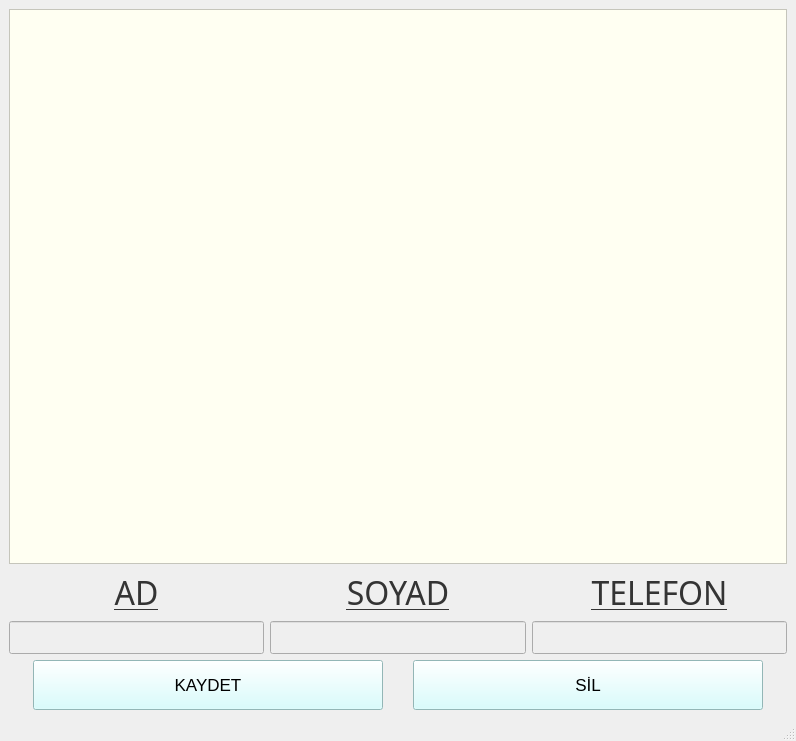
<?xml version="1.0" encoding="UTF-8"?>
<ui version="4.0">
 <class>MainWindow</class>
 <widget class="QMainWindow" name="MainWindow">
  <property name="geometry">
   <rect>
    <x>0</x>
    <y>0</y>
    <width>796</width>
    <height>741</height>
   </rect>
  </property>
  <property name="windowTitle">
   <string>Veritabanı</string>
  </property>
  <property name="windowIcon">
   <iconset>
    <normaloff>db.jpg</normaloff>db.jpg</iconset>
  </property>
  <widget class="QWidget" name="centralwidget">
   <layout class="QVBoxLayout" name="verticalLayout_6">
    <item>
     <layout class="QVBoxLayout" name="verticalLayout">
      <item>
       <widget class="QTableView" name="tv">
        <property name="minimumSize">
         <size>
          <width>500</width>
          <height>500</height>
         </size>
        </property>
        <property name="styleSheet">
         <string notr="true">background-color:rgb(255, 255, 242)</string>
        </property>
       </widget>
      </item>
      <item>
       <layout class="QHBoxLayout" name="horizontalLayout_3">
        <item>
         <layout class="QVBoxLayout" name="verticalLayout_3">
          <item>
           <widget class="QLabel" name="label">
            <property name="maximumSize">
             <size>
              <width>16777215</width>
              <height>50</height>
             </size>
            </property>
            <property name="font">
             <font>
              <family>Sitka Small</family>
              <pointsize>24</pointsize>
              <underline>true</underline>
             </font>
            </property>
            <property name="styleSheet">
             <string notr="true">color:rgb(52, 52, 52)</string>
            </property>
            <property name="text">
             <string>AD</string>
            </property>
            <property name="alignment">
             <set>Qt::AlignCenter</set>
            </property>
           </widget>
          </item>
          <item>
           <widget class="QLineEdit" name="txt_ad">
            <property name="minimumSize">
             <size>
              <width>250</width>
              <height>0</height>
             </size>
            </property>
            <property name="maximumSize">
             <size>
              <width>350</width>
              <height>16777215</height>
             </size>
            </property>
            <property name="font">
             <font>
              <pointsize>16</pointsize>
             </font>
            </property>
            <property name="styleSheet">
             <string notr="true">background-color:rgb(239, 239, 239)</string>
            </property>
            <property name="text">
             <string/>
            </property>
           </widget>
          </item>
         </layout>
        </item>
        <item>
         <layout class="QVBoxLayout" name="verticalLayout_4">
          <item>
           <widget class="QLabel" name="label_4">
            <property name="maximumSize">
             <size>
              <width>16777215</width>
              <height>50</height>
             </size>
            </property>
            <property name="font">
             <font>
              <family>Sitka Small</family>
              <pointsize>24</pointsize>
              <underline>true</underline>
             </font>
            </property>
            <property name="styleSheet">
             <string notr="true">color:rgb(52, 52, 52)</string>
            </property>
            <property name="text">
             <string>SOYAD</string>
            </property>
            <property name="alignment">
             <set>Qt::AlignCenter</set>
            </property>
           </widget>
          </item>
          <item>
           <widget class="QLineEdit" name="txt_soyad">
            <property name="minimumSize">
             <size>
              <width>250</width>
              <height>0</height>
             </size>
            </property>
            <property name="maximumSize">
             <size>
              <width>350</width>
              <height>16777215</height>
             </size>
            </property>
            <property name="font">
             <font>
              <pointsize>16</pointsize>
             </font>
            </property>
            <property name="styleSheet">
             <string notr="true">background-color:rgb(239, 239, 239)</string>
            </property>
            <property name="text">
             <string/>
            </property>
           </widget>
          </item>
         </layout>
        </item>
        <item>
         <layout class="QVBoxLayout" name="verticalLayout_5">
          <item>
           <widget class="QLabel" name="label_5">
            <property name="maximumSize">
             <size>
              <width>16777215</width>
              <height>50</height>
             </size>
            </property>
            <property name="font">
             <font>
              <family>Sitka Small</family>
              <pointsize>24</pointsize>
              <underline>true</underline>
             </font>
            </property>
            <property name="styleSheet">
             <string notr="true">color:rgb(52, 52, 52)</string>
            </property>
            <property name="text">
             <string>TELEFON</string>
            </property>
            <property name="alignment">
             <set>Qt::AlignCenter</set>
            </property>
           </widget>
          </item>
          <item>
           <widget class="QLineEdit" name="txt_telefon">
            <property name="minimumSize">
             <size>
              <width>250</width>
              <height>0</height>
             </size>
            </property>
            <property name="maximumSize">
             <size>
              <width>350</width>
              <height>16777215</height>
             </size>
            </property>
            <property name="font">
             <font>
              <pointsize>16</pointsize>
             </font>
            </property>
            <property name="styleSheet">
             <string notr="true">background-color:rgb(239, 239, 239)</string>
            </property>
            <property name="text">
             <string/>
            </property>
           </widget>
          </item>
         </layout>
        </item>
       </layout>
      </item>
      <item>
       <layout class="QHBoxLayout" name="horizontalLayout_4">
        <item>
         <widget class="QPushButton" name="button_ekle">
          <property name="minimumSize">
           <size>
            <width>300</width>
            <height>50</height>
           </size>
          </property>
          <property name="maximumSize">
           <size>
            <width>350</width>
            <height>16777215</height>
           </size>
          </property>
          <property name="font">
           <font>
            <pointsize>13</pointsize>
           </font>
          </property>
          <property name="styleSheet">
           <string notr="true">background-color:rgb(206, 255, 255)</string>
          </property>
          <property name="text">
           <string>KAYDET</string>
          </property>
         </widget>
        </item>
        <item>
         <widget class="QPushButton" name="button_sil">
          <property name="minimumSize">
           <size>
            <width>300</width>
            <height>50</height>
           </size>
          </property>
          <property name="maximumSize">
           <size>
            <width>350</width>
            <height>16777215</height>
           </size>
          </property>
          <property name="font">
           <font>
            <pointsize>13</pointsize>
           </font>
          </property>
          <property name="styleSheet">
           <string notr="true">background-color:rgb(206, 255, 255)</string>
          </property>
          <property name="text">
           <string>SİL</string>
          </property>
         </widget>
        </item>
       </layout>
      </item>
     </layout>
    </item>
   </layout>
  </widget>
  <widget class="QMenuBar" name="menubar">
   <property name="geometry">
    <rect>
     <x>0</x>
     <y>0</y>
     <width>796</width>
     <height>26</height>
    </rect>
   </property>
  </widget>
  <widget class="QStatusBar" name="statusbar"/>
 </widget>
 <resources/>
 <connections/>
</ui>
